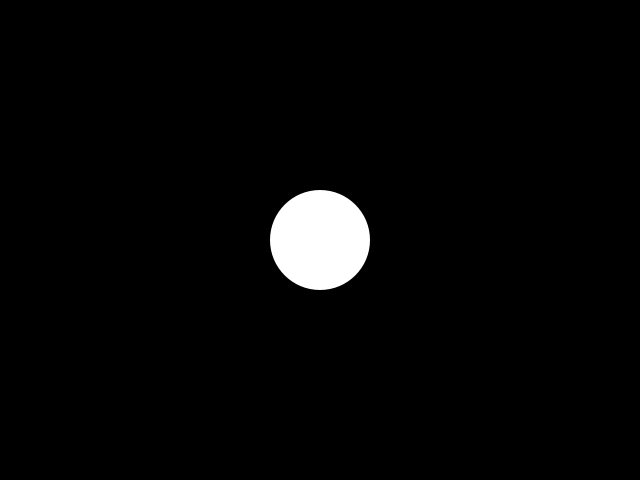
Frame 1 (no input)
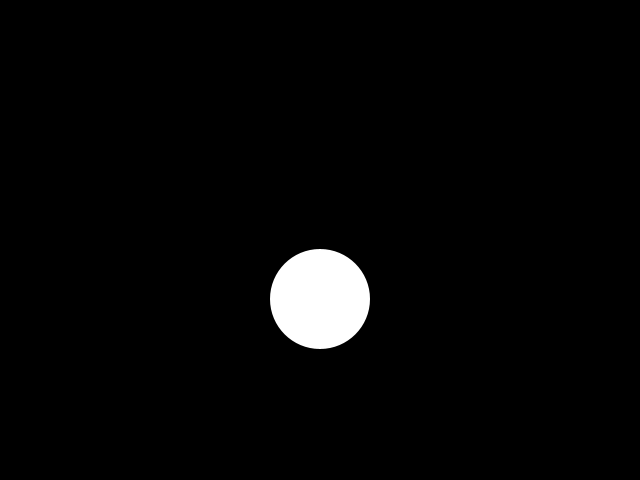
Frame 60 (the mouse pressed at the canvas centre just before this capture)
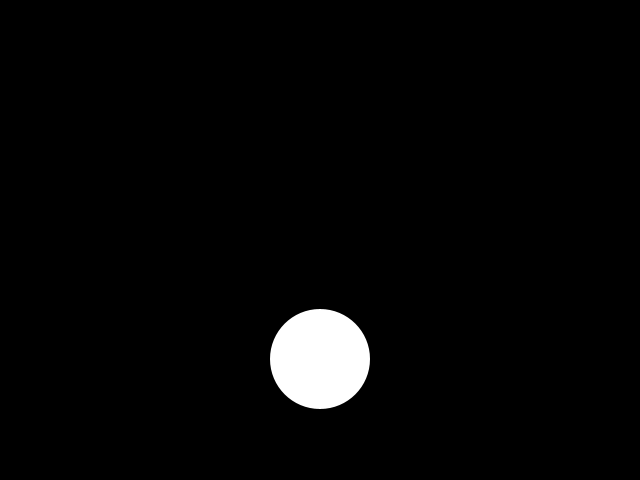
Frame 120 (the mouse held since frame 60 and released just before this capture)

The Processing sketch that drew these frames (run headless with seeded random() and noise(); from frame 60 on, the mouse is pressed at the canvas centre):

// Processing sketch: workshop_5c
// ── workshop_5c.pde
int x = 10;
Circle a;

void setup() {
  size(640, 480);
  frameRate(10);
  a = new Circle(width/2, height/2, 100, 255);
}

void draw() {
  background(0);
  ellipseMode(CENTER);
  a.display();
  a.fall();
  a.changeColor();
  //println( a.returnValue() );
}


class Circle {
  
  float x, y, d;
  color clr;
  
  Circle( float xpos, float ypos, float diam, color fill ) {
    
    x = xpos;
    y = ypos;
    d = diam;
    clr = fill;
    
  }
  
  void display() {
    fill(clr);
    noStroke();
    ellipse(x, y, d, d);
  }
  
  void changeDiameter() {
    d = random(10, 100);
  }
  
  void fall() {
    y += 1;
  }
  
  void cursorGravity() {
  
  }
  
  void changeColor() {
    
    if ( abs(mouseY - y) < 10 ) {
      clr = color(255, 0, 0);
    } else {
      clr = color(255, 255, 255);
    }
    
  }
  
  int returnValue() {
    return int( x * y );
  }

}
